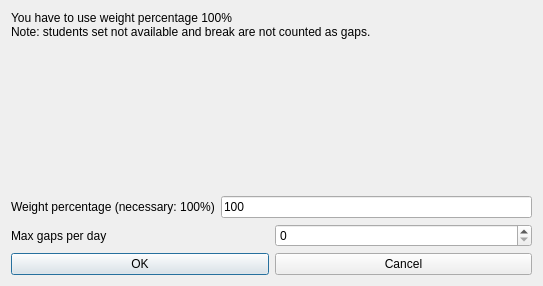
<?xml version="1.0" encoding="UTF-8"?>
<ui version="4.0">
 <class>ModifyConstraintStudentsMaxGapsPerDayForm_template</class>
 <widget class="QDialog" name="ModifyConstraintStudentsMaxGapsPerDayForm_template">
  <property name="geometry">
   <rect>
    <x>0</x>
    <y>0</y>
    <width>543</width>
    <height>286</height>
   </rect>
  </property>
  <property name="windowTitle">
   <string extracomment="This is the title of the dialog to modify a constraint of this type">Modify students max gaps per day</string>
  </property>
  <layout class="QGridLayout" name="gridLayout">
   <item row="0" column="0">
    <widget class="QLabel" name="instructionsTextLabel">
     <property name="sizePolicy">
      <sizepolicy hsizetype="Minimum" vsizetype="Minimum">
       <horstretch>0</horstretch>
       <verstretch>0</verstretch>
      </sizepolicy>
     </property>
     <property name="frameShape">
      <enum>QFrame::NoFrame</enum>
     </property>
     <property name="frameShadow">
      <enum>QFrame::Plain</enum>
     </property>
     <property name="text">
      <string>You have to use weight percentage 100%
Note: students set not available and break are not counted as gaps.</string>
     </property>
     <property name="wordWrap">
      <bool>true</bool>
     </property>
    </widget>
   </item>
   <item row="1" column="0">
    <spacer name="spacer5">
     <property name="orientation">
      <enum>Qt::Vertical</enum>
     </property>
     <property name="sizeType">
      <enum>QSizePolicy::Expanding</enum>
     </property>
     <property name="sizeHint" stdset="0">
      <size>
       <width>20</width>
       <height>45</height>
      </size>
     </property>
    </spacer>
   </item>
   <item row="2" column="0">
    <layout class="QHBoxLayout" name="horizontalLayout">
     <item>
      <widget class="QLabel" name="weightTextLabel">
       <property name="frameShape">
        <enum>QFrame::NoFrame</enum>
       </property>
       <property name="frameShadow">
        <enum>QFrame::Plain</enum>
       </property>
       <property name="text">
        <string>Weight percentage (necessary: 100%)</string>
       </property>
       <property name="wordWrap">
        <bool>false</bool>
       </property>
      </widget>
     </item>
     <item>
      <widget class="QLineEdit" name="weightLineEdit">
       <property name="text">
        <string notr="true">100</string>
       </property>
      </widget>
     </item>
    </layout>
   </item>
   <item row="3" column="0">
    <layout class="QHBoxLayout" name="horizontalLayout_2">
     <item>
      <widget class="QLabel" name="textLabel1">
       <property name="text">
        <string>Max gaps per day</string>
       </property>
       <property name="wordWrap">
        <bool>false</bool>
       </property>
      </widget>
     </item>
     <item>
      <widget class="QSpinBox" name="maxGapsSpinBox"/>
     </item>
    </layout>
   </item>
   <item row="4" column="0">
    <layout class="QHBoxLayout">
     <item>
      <widget class="QPushButton" name="okPushButton">
       <property name="text">
        <string>OK</string>
       </property>
      </widget>
     </item>
     <item>
      <widget class="QPushButton" name="cancelPushButton">
       <property name="text">
        <string>Cancel</string>
       </property>
      </widget>
     </item>
    </layout>
   </item>
  </layout>
 </widget>
 <layoutdefault spacing="6" margin="11"/>
 <resources/>
 <connections/>
</ui>
